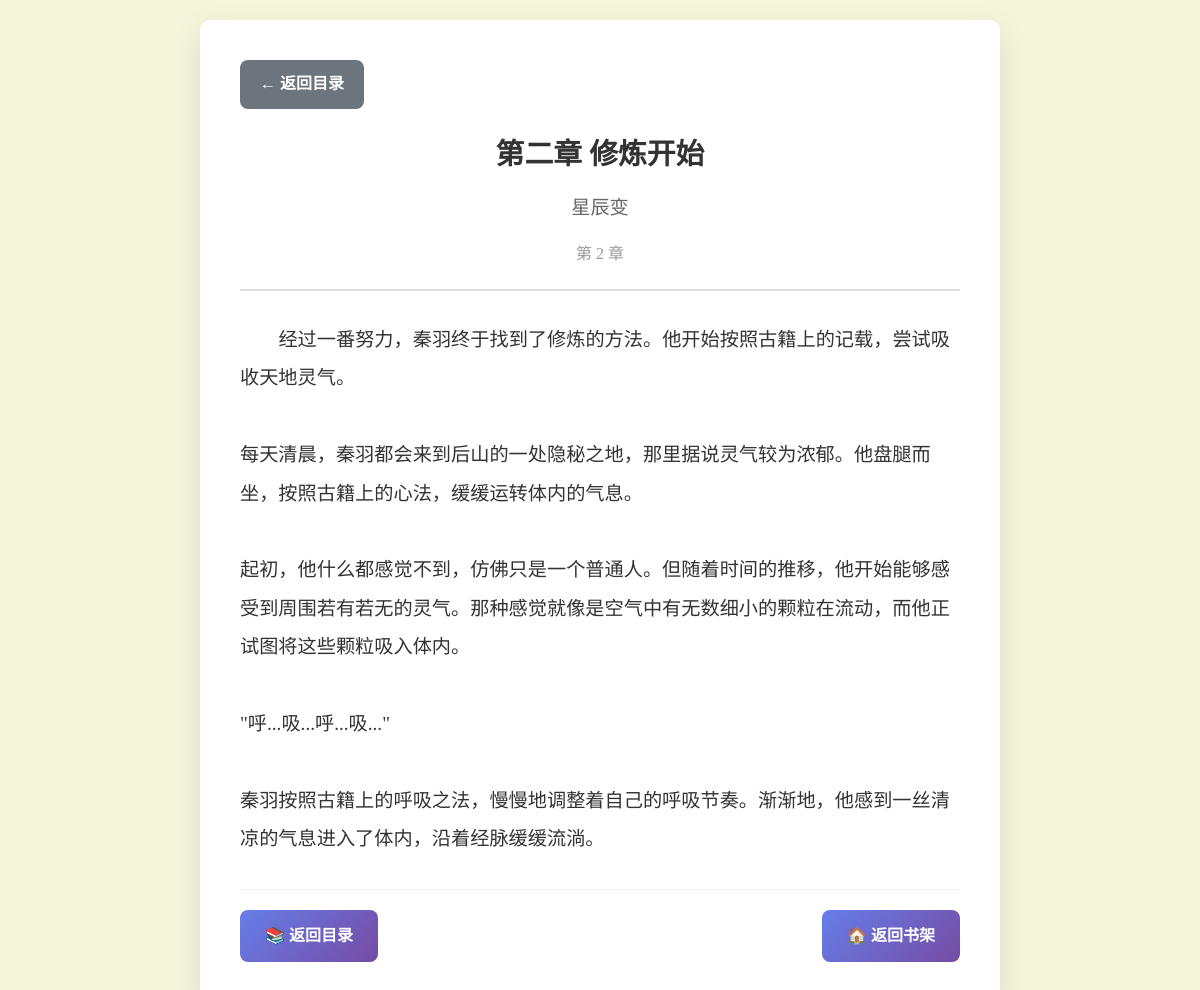
The app's page /chapter/5 with its own data.
### tables this page shows
CREATE TABLE chapters (
            id INTEGER PRIMARY KEY AUTOINCREMENT,
            novel_id INTEGER,
            chapter_number INTEGER,
            title TEXT,
            content TEXT,
            created_at TIMESTAMP DEFAULT CURRENT_TIMESTAMP,
            FOREIGN KEY (novel_id) REFERENCES novels (id)
        );

CREATE TABLE novels (
            id INTEGER PRIMARY KEY AUTOINCREMENT,
            title TEXT NOT NULL,
            author TEXT,
            cover_url TEXT,
            description TEXT,
            rating REAL,
            source_url TEXT,
            created_at TIMESTAMP DEFAULT CURRENT_TIMESTAMP
        );

### novel_reader.py (the view)
@app.route('/chapter/<int:chapter_id>')
def read_chapter(chapter_id):
    content = novel_manager.get_chapter_content(chapter_id)
    if not content:
        return "章节不存在", 404
    conn = sqlite3.connect('novels.db')
    cursor = conn.cursor()
    cursor.execute('''
        SELECT c.title, c.chapter_number, n.title as novel_title, n.id as novel_id
        FROM chapters c
        JOIN novels n ON c.novel_id = n.id
        WHERE c.id = ?
    ''', (chapter_id,))
    result = cursor.fetchone()
    if not result:
        conn.close()
        return "章节信息不存在", 404
    chapter_info = {
        'id': chapter_id,
        'title': result[0],
        'chapter_number': result[1],
        'novel_title': result[2],
        'novel_id': result[3]
    }
    cursor.execute('''
        SELECT id FROM chapters
        WHERE novel_id = ? AND chapter_number < ?
        ORDER BY chapter_number DESC LIMIT 1
    ''', (chapter_info['novel_id'], chapter_info['chapter_number']))
    prev_result = cursor.fetchone()
    chapter_info['prev_id'] = prev_result[0] if prev_result else None
    cursor.execute('''
        SELECT id FROM chapters
        WHERE novel_id = ? AND chapter_number > ?
        ORDER BY chapter_number ASC LIMIT 1
    ''', (chapter_info['novel_id'], chapter_info['chapter_number']))
    next_result = cursor.fetchone()
    chapter_info['next_id'] = next_result[0] if next_result else None
    conn.close()
    return render_template('chapter.html', content=content, chapter=chapter_info)

### novel_reader.py (called while the page is built)
    def get_chapter_content(self, chapter_id):
        conn = sqlite3.connect('novels.db')
        cursor = conn.cursor()
        cursor.execute('SELECT content FROM chapters WHERE id = ?', (chapter_id,))
        result = cursor.fetchone()
        content = result[0] if result else None
        conn.close()
        return content

### templates/chapter.html (shortened to what this page needs)
<!DOCTYPE html>
<html lang="zh-CN">
<head>
</head>
<body>
    <div class="container">
        <a href="/novel/{{ chapter.novel_id }}" class="back-btn">← 返回目录</a>
        <div class="chapter-header">
            <h1 class="chapter-title">{{ chapter.title }}</h1>
            <div class="novel-title">{{ chapter.novel_title }}</div>
            <div class="chapter-number">第 {{ chapter.chapter_number }} 章</div>
        </div>
        <div class="chapter-content">
            {{ content|replace('\n', '<br>')|safe }}
        </div>
        <div class="navigation">
            <a href="/novel/{{ chapter.novel_id }}" class="nav-btn">📚 返回目录</a>
            <a href="/" class="nav-btn">🏠 返回书架</a>
        </div>
    </div>
</body>
</html>

### templates/chapter.html (style rules this page uses)
* { margin: 0; padding: 0; box-sizing: border-box; }
body { font-family: 'Georgia', 'Times New Roman', serif; background: #f5f5dc; color: #333; line-height: 1.8; min-height: 100vh; padding: 20px; }
.container { max-width: 800px; margin: 0 auto; background: white; border-radius: 10px; padding: 40px; box-shadow: 0 10px 30px rgba(0,0,0,0.1); }
.chapter-header { text-align: center; margin-bottom: 30px; padding-bottom: 20px; border-bottom: 2px solid #ddd; }
.chapter-title { font-size: 1.8em; color: #333; margin-bottom: 10px; font-weight: bold; }
.novel-title { font-size: 1.2em; color: #666; margin-bottom: 15px; }
.chapter-number { font-size: 1em; color: #999; }
.chapter-content { font-size: 1.2em; text-indent: 2em; margin-bottom: 30px; line-height: 2; }
.navigation { display: flex; justify-content: space-between; margin-top: 30px; padding-top: 20px; border-top: 1px solid #eee; }
.nav-btn { padding: 12px 25px; background: linear-gradient(135deg, #667eea, #764ba2); color: white; text-decoration: none; border-radius: 8px; font-weight: bold; }
.back-btn { display: inline-block; margin-bottom: 20px; padding: 10px 20px; background: #6c757d; color: white; text-decoration: none; border-radius: 8px; font-weight: bold; }

### records on screen
chapters: title "第二章 修炼开始", chapter_number "2", content "经过一番努力，秦羽终于找到了修炼的方法。他开始按照古籍上的记载，尝试吸收天地灵气。 每天清晨，秦羽都会来到后山的一处隐秘之地，那里据说灵气较为浓郁。他盘腿而坐，按照古籍上的心法，缓缓运转体内的气息。 起初，他什么都感觉不到，仿佛只是一个普通人。但随着时间的推移，他开始能够感受到周围若有若无的灵气。那种感觉就像是空气中有无数细小的颗粒在流动，而他正试图将这些颗粒吸入体内。 \"呼...吸...呼...吸...\" 秦羽按照古籍上的呼吸之法，慢慢地调整着自己的呼吸节奏。渐渐地，他感到一丝清凉的气息进入了体内，沿着经脉缓缓流淌。"
novels: novel_title "星辰变"
